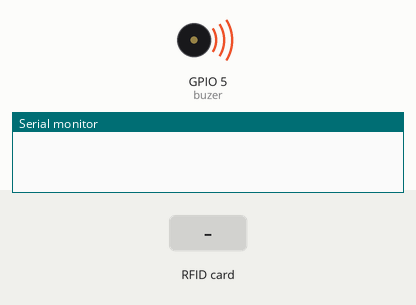
The sketch below on a simulated ESP8266 (NodeMCU). On the bench: buzzer (waves = sounding, pin HIGH), the last lines printed to the serial monitor. The test bench sets the inputs (shaded band). WiFi joins after 1.5 s; servers stay silent unless stated; uploads are accepted with an empty reply.

Above: at 2.2 s.
2.3 s: RFID card 5E 7A 19 C4 held to the reader
At 3.8 s:
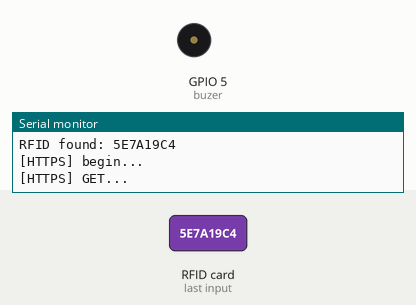
Timing chart, 0 to 10.3 s (numbered marks = the images above; inputs shaded):
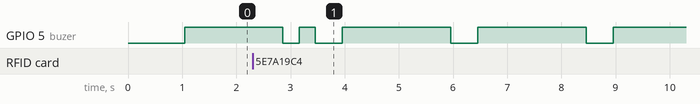

The sketch:

calty_rfid_scanner.ino
```cpp
#include <Arduino.h>
#include <ESP8266WiFi.h>
#include <ESP8266WiFiMulti.h>
#include <ESP8266HTTPClient.h>
#include <WiFiClient.h>
#include <SPI.h>
#include <MFRC522.h>
#include <WiFiClientSecureBearSSL.h>

// RUBAH DISINI

String deviceID = "2";

// RUBAH DISINI

#define SS_PIN 4  //D2
#define RST_PIN 2 //D4
const byte buzer = 5;

WiFiEventHandler wifiConnectHandler;
WiFiEventHandler wifiDisconnectHandler;
MFRC522 mfrc522(SS_PIN, RST_PIN);
ESP8266WiFiMulti WiFiMulti;
HTTPClient http;
WiFiClientSecure client;

byte readcard[4];
char str[32] = "";
String StrUID;
int counterDissconnect = 0;
String urlApi = "https://caltechsmartfarm.com/deviceScanner?id=";
void setup() {
  pinMode(buzer, OUTPUT);
  Serial.begin(115200);
  delay(1000);

  SPI.begin();
  mfrc522.PCD_Init();
  client.setInsecure();
  urlApi += deviceID;
  urlApi += "&UIDresult=";


  wifiConnectHandler = WiFi.onStationModeGotIP(onWifiConnect);
  wifiDisconnectHandler = WiFi.onStationModeDisconnected(onWifiDisconnect);

  WiFi.mode(WIFI_STA);
  WiFiMulti.addAP("Caltymart", "calty2021");
  WiFiMulti.addAP("Zexceed", "insyaallahrezeki");
  digitalWrite(buzer, HIGH);
}

void loop() {
  if ((WiFiMulti.run() != WL_CONNECTED)) {
    digitalWrite(buzer, HIGH);
    Serial.println("Wifi not connected");
    counterDissconnect++;
    if (counterDissconnect > 10) {
      Serial.println("Failed connect wifi more than 10 times, restart.");
      delay(500);
      ESP.restart();
    }
  } else {
    digitalWrite(buzer, LOW);
    if (getid()) {
      Serial.print("RFID found: ");
      Serial.println(StrUID);

      for (int x = 0; x < 2; x++) {
        digitalWrite(buzer, HIGH);
        delay(300);
        digitalWrite(buzer, LOW);
        delay(300);
      }

      if (webRequestSecure(StrUID).indexOf("success") > -1) {
        Serial.println("Send to server success");
        for (int x = 0; x < 3; x++) {
          digitalWrite(buzer, HIGH);
          delay(1000);
          digitalWrite(buzer, LOW);
          delay(500);
        }
      } else {
        Serial.println("fail send to server");
        for (int x = 0; x < 4; x++) {
          digitalWrite(buzer, HIGH);
          delay(2000);
          digitalWrite(buzer, LOW);
          delay(500);
        }
      }
      delay(3000);
    }
  }
}

String webRequestSecure(String data) {
  String ret = "";
  if ((WiFiMulti.run() == WL_CONNECTED)) {
    Serial.print("[HTTPS] begin...\n");
    if (http.begin(client, urlApi + data)) {  // HTTPS
      Serial.print("[HTTPS] GET...\n");
      // start connection and send HTTP header
      int httpCode = http.GET();
      // httpCode will be negative on error
      if (httpCode > 0) {
        // file found at server
        if (httpCode == HTTP_CODE_OK) {
          ret = http.getString();
          Serial.println(ret);
        } else {
          // HTTP header has been send and Server response header has been handled
          Serial.printf("[HTTPS] GET... code: %d\n", httpCode);
        }
      } else {
        Serial.printf("[HTTPS] GET... failed, error: %s\n", http.errorToString(httpCode).c_str());
      }
      http.end();
    } else {
      Serial.printf("[HTTPS] Unable to connect\n");
    }
  }
  return ret;
}

boolean getid() {
  if (!mfrc522.PICC_IsNewCardPresent()) {
    return 0;
  }
  if (!mfrc522.PICC_ReadCardSerial()) {
    return 0;
  }
  for (int i = 0; i < 4; i++) {
    readcard[i] = mfrc522.uid.uidByte[i];
    konversi_ke_str(readcard, 4, str);
    StrUID = str;
  }
  mfrc522.PICC_HaltA();
  return 1;
}

void konversi_ke_str(byte array[], unsigned int len, char buffer[]) {
  for (unsigned int i = 0; i < len; i++)
  {
    byte nib1 = (array[i] >> 4) & 0x0F;
    byte nib2 = (array[i] >> 0) & 0x0F;
    buffer[i * 2 + 0] = nib1  < 0xA ? '0' + nib1  : 'A' + nib1  - 0xA;
    buffer[i * 2 + 1] = nib2  < 0xA ? '0' + nib2  : 'A' + nib2  - 0xA;
  }
  buffer[len * 2] = '\0';
}

void onWifiConnect(const WiFiEventStationModeGotIP& event) {
  digitalWrite(buzer, LOW);
  Serial.println("Connected to Wi-Fi sucessfully.");
  Serial.print("IP address: ");
  Serial.println(WiFi.localIP());
}

void onWifiDisconnect(const WiFiEventStationModeDisconnected& event) {
  Serial.println("Disconnected from Wi-Fi, trying to connect...");
  digitalWrite(buzer, HIGH);
}
```
